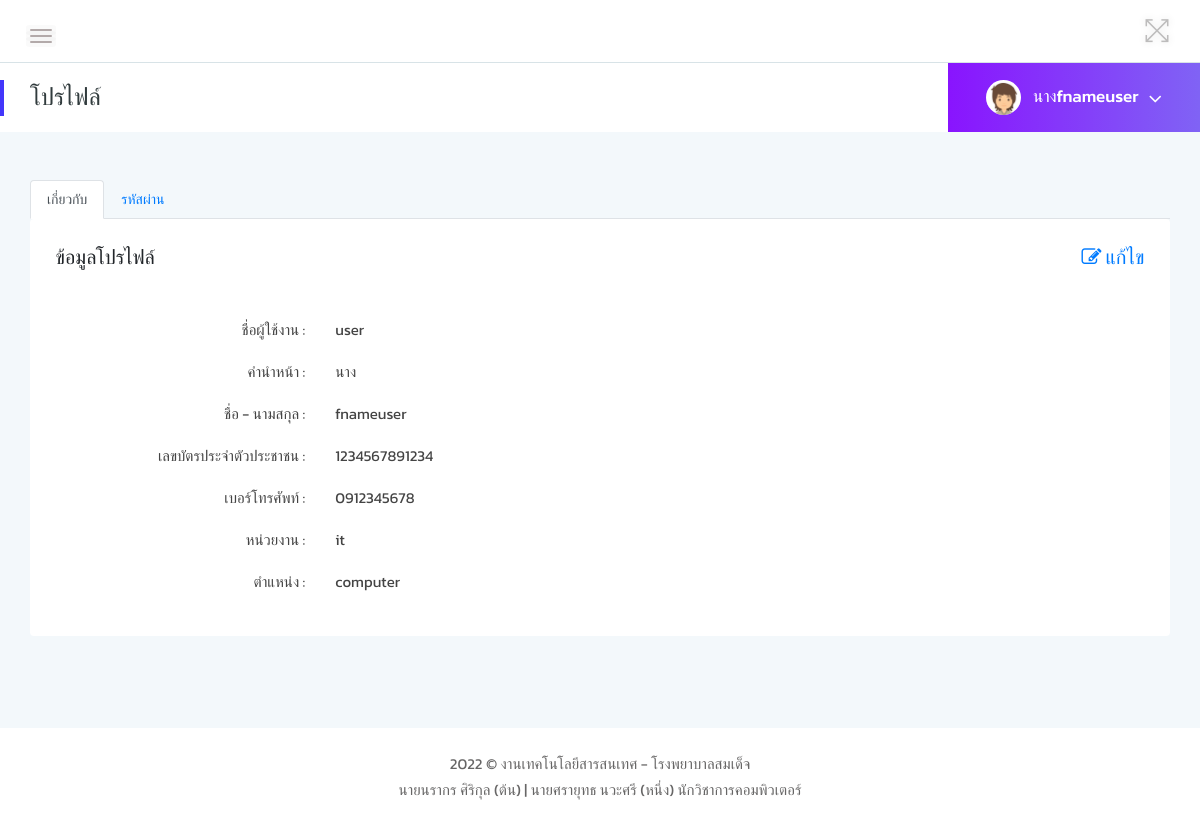
/profile.php?user_id=2 (signed in), run on an earlier commit of the app's database.
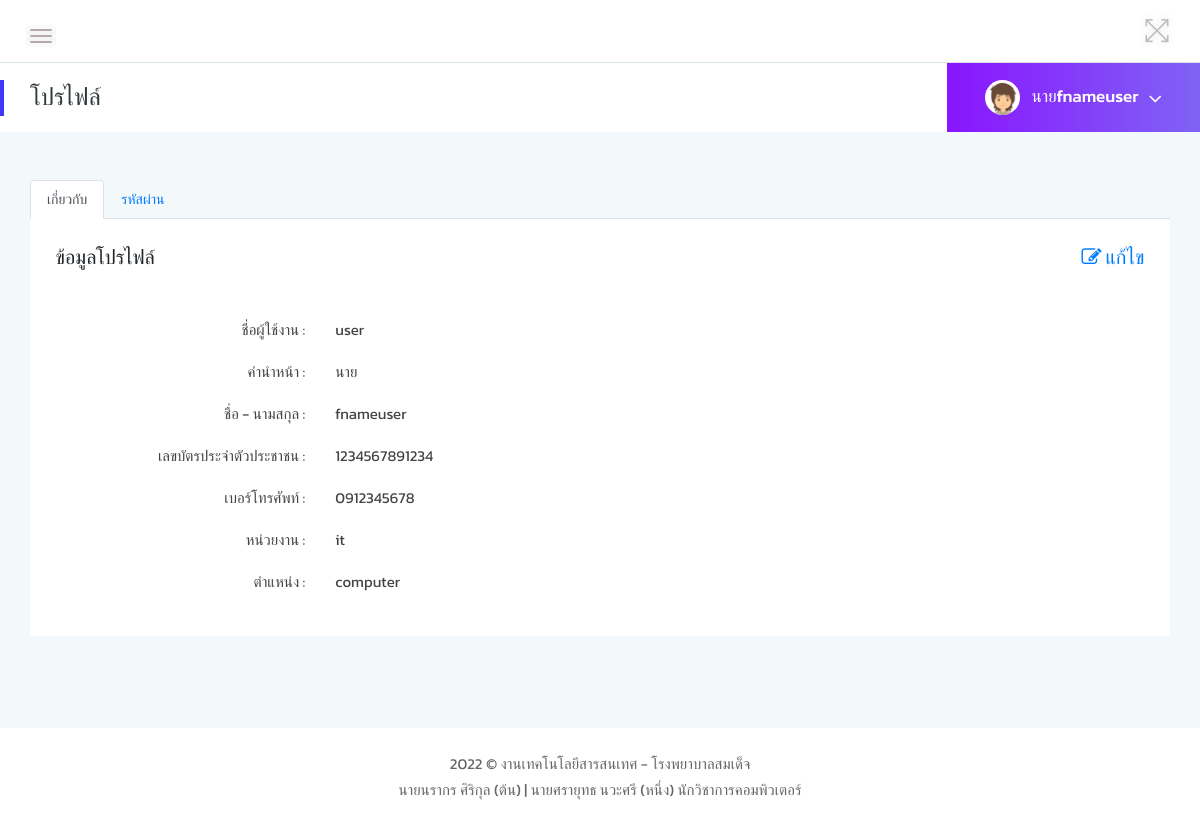
And on a later commit of the database.
### tables this page shows
CREATE TABLE `users` (
  `user_id` int(11) NOT NULL,
  `username` varchar(255) NOT NULL,
  `password` varchar(255) NOT NULL,
  `pname` varchar(255) NOT NULL,
  `fullname` varchar(255) NOT NULL,
  `cid` varchar(13) NOT NULL,
  `tel` varchar(10) NOT NULL,
  `ulevel` varchar(255) NOT NULL,
  `txtoffice` varchar(255) NOT NULL,
  `position` varchar(255) NOT NULL,
  `status` varchar(255) NOT NULL
);

### profile.php (the view, shortened to what the changed rows need)
<?php
if (!$_SESSION["user_id"]) {
    Header("Location: index.php");
} else { ?>
    <?php
    $db_host = "localhost";
    $db_user = "root";
    $db_password = "";
    $db_name = "stock_it";
    try {
        $db = new PDO("mysql:host={$db_host}; dbname={$db_name}", $db_user, $db_password);
        $db->setAttribute(PDO::ATTR_ERRMODE, PDO::ERRMODE_EXCEPTION);
    } catch (PDOException $e) {
        echo "Failed to connect" . $e->getMessage();
    }
    ?>
    <?php
    if (isset($_GET['user_id'])) {
        $stmt = $db->prepare("SELECT* FROM users WHERE user_id=?");
        $stmt->execute([$_GET['user_id']]);
        $row = $stmt->fetch(PDO::FETCH_ASSOC);
    }
    ?>
    <?php include 'components/head.php' ?>
    <div class="page-container">
        <div class="main-content">
            <?php include 'components/header.php' ?>
            <div class="page-title-area">
                <div class="row align-items-center">
                    <div class="col-sm-6">
                        <div class="breadcrumbs-area clearfix">
                            <h4 class="page-title pull-left">โปรไฟล์</h4>
                        </div>
                    </div>
                    <?php include 'components/username.php' ?>
                </div>
            </div>
            <div class="main-content-inner">
                <div class="col-12 mt-5">
                    <div class="row">
                        <div class="col-md-12">
                            <div class="profile-menu">
                                <ul class="nav nav-tabs" id="myTab" role="tablist">
                                    <li class="nav-item"> <a class="nav-link active" data-toggle="tab" href="#per_details_tab">เกี่ยวกับ</a> </li>
                                    <li class="nav-item"> <a class="nav-link" data-toggle="tab" href="#password_tab">รหัสผ่าน</a> </li>
                                </ul>
                            </div>
                            <div class="tab-content profile-tab-cont">
                                <div class="tab-pane fade show active" id="per_details_tab">
                                    <div class="row ">
                                        <div class="col-lg-12">
                                            <div class="card ">
                                                <div class="card-body ">
                                                    <h5 class="card-title d-flex justify-content-between ">
                                                        <span>ข้อมูลโปรไฟล์</span>
                                                        <a class="edit-link" data-toggle="modal" href="#edit_personal_details"><i class="fa fa-edit mr-1"></i>แก้ไข</a>
                                                    </h5>
                                                    <div class="row mt-5">
                                                        <p class="col-sm-3 text-sm-right mb-0 mb-sm-3">ชื่อผู้ใช้งาน :</p>
                                                        <p class="col-sm-9"><?php echo $row['username']; ?></p>
                                                    </div>
                                                    <div class="row">
                                                        <p class="col-sm-3 text-sm-right mb-0 mb-sm-3">คำนำหน้า :</p>
                                                        <p class="col-sm-9"><?php echo $row['pname']; ?></p>
                                                    </div>
                                                    <div class="row">
                                                        <p class="col-sm-3 text-sm-right mb-0 mb-sm-3">ชื่อ - นามสกุล :</p>
                                                        <p class="col-sm-9"><?php echo $row['fullname']; ?></p>
                                                    </div>
                                                    <div class="row">
                                                        <p class="col-sm-3 text-sm-right mb-0 mb-sm-3">เลขบัตรประจำตัวประชาชน :</p>
                                                        <p class="col-sm-9"><?php echo $row['cid']; ?></p>
                                                    </div>
                                                    <div class="row ">
                                                        <p class="col-sm-3 text-sm-right mb-0 mb-sm-3">เบอร์โทรศัพท์ :</p>
                                                        <p class="col-sm-9"><?php echo $row['tel']; ?></p>
                                                    </div>
                                                    <div class="row ">
                                                        <p class="col-sm-3 text-sm-right mb-0 mb-sm-3">หน่วยงาน :</p>
                                                        <p class="col-sm-9"><?php echo $row['txtoffice']; ?></p>
                                                    </div>
                                                    <div class="row ">
                                                        <p class="col-sm-3 text-sm-right mb-0 mb-sm-3">ตำแหน่ง :</p>
                                                        <p class="col-sm-9"><?php echo $row['position']; ?></p>
                                                    </div>
                                                </div>
                                            </div>
                                        </div>
                                    </div>
                                </div>
                            </div>
                        </div>
                    </div>
                </div>
            </div>
        </div>
        <?php include 'components/footer.php' ?>
    <?php } ?>

### components/username.php (shortened to what the changed rows need)
<div class="col-sm-6 clearfix">
    <div class="user-profile pull-right">
        <img class="avatar user-thumb" src="assets/images/author/avatar.png" alt="avatar">
        <h4 class="user-name dropdown-toggle" data-toggle="dropdown"><?php echo $_SESSION['pname'].''.$_SESSION['fullname'];?><i class="fa fa-angle-down"></i></h4>
    </div>
</div>

What changed in the data, as far as the page shows it:
changed users "user": pname "นาง" → "นาย"
Also different on the page:
$_SESSION['pname']: "นาง" → "นาย"
